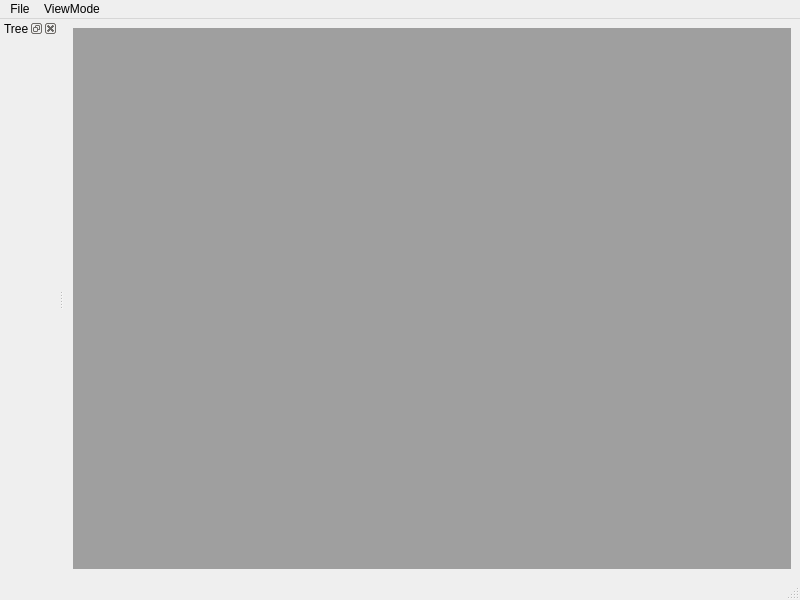
<?xml version="1.0" encoding="UTF-8"?>
<ui version="4.0">
 <class>MainWindow</class>
 <widget class="QMainWindow" name="MainWindow">
  <property name="geometry">
   <rect>
    <x>0</x>
    <y>0</y>
    <width>800</width>
    <height>600</height>
   </rect>
  </property>
  <property name="windowTitle">
   <string>MainWindow</string>
  </property>
  <widget class="QWidget" name="centralwidget">
   <layout class="QVBoxLayout" name="verticalLayout">
    <item>
     <widget class="QMdiArea" name="mdiArea"/>
    </item>
   </layout>
  </widget>
  <widget class="QMenuBar" name="menubar">
   <property name="geometry">
    <rect>
     <x>0</x>
     <y>0</y>
     <width>800</width>
     <height>22</height>
    </rect>
   </property>
   <widget class="QMenu" name="menuFile">
    <property name="title">
     <string>File</string>
    </property>
    <addaction name="actionNew"/>
    <addaction name="actionOpen"/>
    <addaction name="actionSave"/>
    <addaction name="actionClose"/>
   </widget>
   <widget class="QMenu" name="menuViewMode">
    <property name="title">
     <string>ViewMode</string>
    </property>
    <addaction name="actionSubWindowView"/>
    <addaction name="actionTabbedView"/>
   </widget>
   <addaction name="menuFile"/>
   <addaction name="menuViewMode"/>
  </widget>
  <widget class="QStatusBar" name="statusbar"/>
  <widget class="QDockWidget" name="dockWidget">
   <property name="windowTitle">
    <string>Tree</string>
   </property>
   <property name="allowedAreas">
    <set>Qt::LeftDockWidgetArea|Qt::RightDockWidgetArea</set>
   </property>
   <attribute name="dockWidgetArea">
    <number>1</number>
   </attribute>
  </widget>
  <action name="actionNew">
   <property name="text">
    <string>New</string>
   </property>
  </action>
  <action name="actionOpen">
   <property name="text">
    <string>Open</string>
   </property>
  </action>
  <action name="actionClose">
   <property name="text">
    <string>Close</string>
   </property>
  </action>
  <action name="actionSave">
   <property name="text">
    <string>Save</string>
   </property>
  </action>
  <action name="actionSubWindowView">
   <property name="checkable">
    <bool>true</bool>
   </property>
   <property name="checked">
    <bool>true</bool>
   </property>
   <property name="text">
    <string>SubWindowView</string>
   </property>
  </action>
  <action name="actionTabbedView">
   <property name="checkable">
    <bool>true</bool>
   </property>
   <property name="text">
    <string>TabbedView</string>
   </property>
  </action>
 </widget>
 <resources/>
 <connections/>
</ui>
